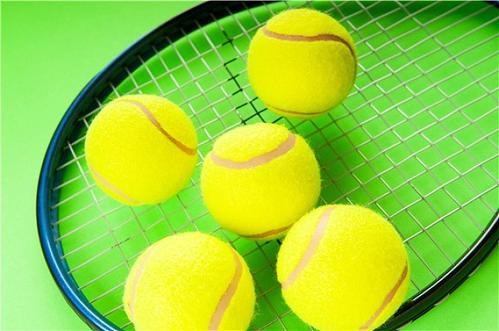
#> input picture 训练模型/houghcircle/tennis-499x331.jpg, 499 x 331 px, found by its file name
$ python HoughCircle.py
#> lines starting #> are read from the running program, lines starting #| are printed output that depends on the picture; after the words box and inside, x2 and y2 are one past the last pixel; in counts of white or black regions, pixels touching at a corner belong together
# encoding:utf-8
import cv2
import numpy as np
import matplotlib.pyplot as plt

#img = cv2.imread('eye-color-blue-z-c-660x440.jpg')
#img = cv2.imread('go-498x448.jpg')
img = cv2.imread('tennis-499x331.jpg')
#> img is the input picture: shape (331, 499, 3); mean B, G, R 57.2, 207.4, 147.6
gray = cv2.cvtColor(img, cv2.COLOR_BGR2GRAY)  # 灰度图像
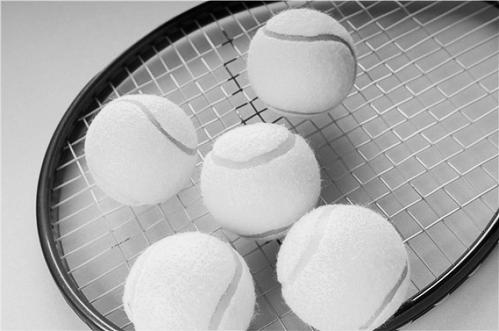
#> gray: shape (331, 499); min 0, max 251, mean 172.4

plt.subplot(121), plt.imshow(img, cmap='gray')
plt.title('img'), plt.xticks([]), plt.yticks([])
# hough transform  规定检测的圆的最大最小半径，不能盲目的检测，否则浪费时间空间
#circle1 = cv2.HoughCircles(gray, cv2.HOUGH_GRADIENT, dp=1, minDist=100, param1=100, param2=30, minRadius=200, maxRadius=300)
circle1 = cv2.HoughCircles(gray, cv2.HOUGH_GRADIENT, dp=1, minDist=120, param1=100, param2=30, minRadius=39, maxRadius=75)
#> circle1 = [[299.5, 69.5, 61.2], [131.5, 145.5, 74.4], [349.5, 269.5, 72.2], [253.5, 180.5, 61.2], [129.5, 265.5, 60]]
circles = circle1[0, :, :]  # 提取为二维
#> circles has the same summary as circle1
circles = np.uint16(np.around(circles))  # 四舍五入，取整
#> circles = [[300, 70, 61], [132, 146, 74], [350, 270, 72], [254, 180, 61], [130, 266, 60]]
for i in circles[:]:
    cv2.circle(img, (i[0], i[1]), i[2], (255, 0, 0), 5)  # 画圆
    cv2.circle(img, (i[0], i[1]), 2, (255, 0, 0), 10)  # 画圆心
#> this loop made 5 passes
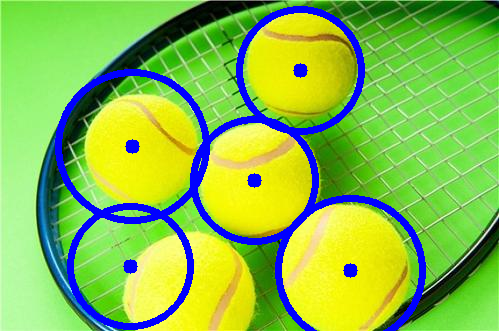
#> img: shape (331, 499, 3); 8.38% of pixels changed, all inside (x1, y1, x2, y2) = (55, 6, 426, 331)

plt.subplot(122), plt.imshow(img)
plt.title('circle'), plt.xticks([]), plt.yticks([])
plt.show()
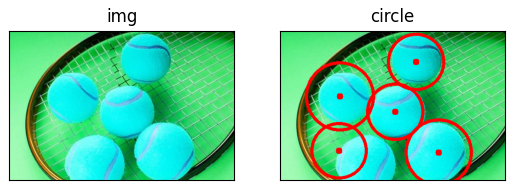
#> figure drawn by matplotlib, 2 panels; B, G, R data is drawn as R, G, B
